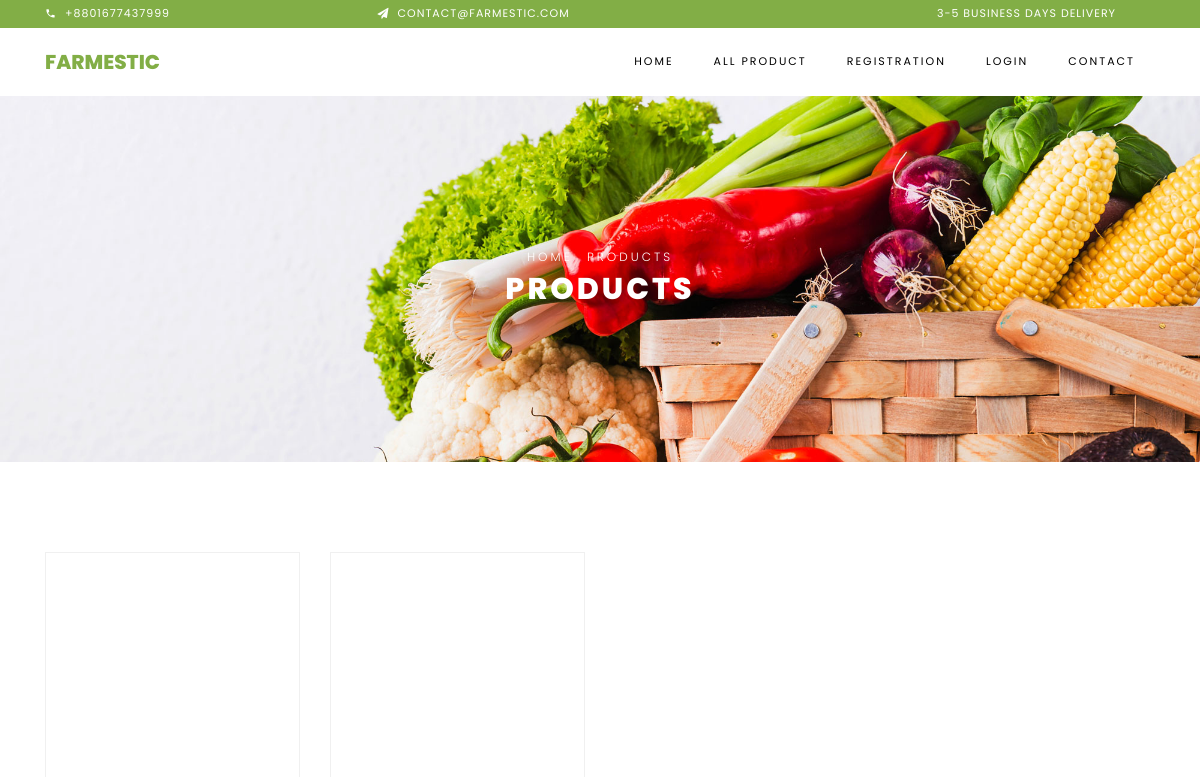
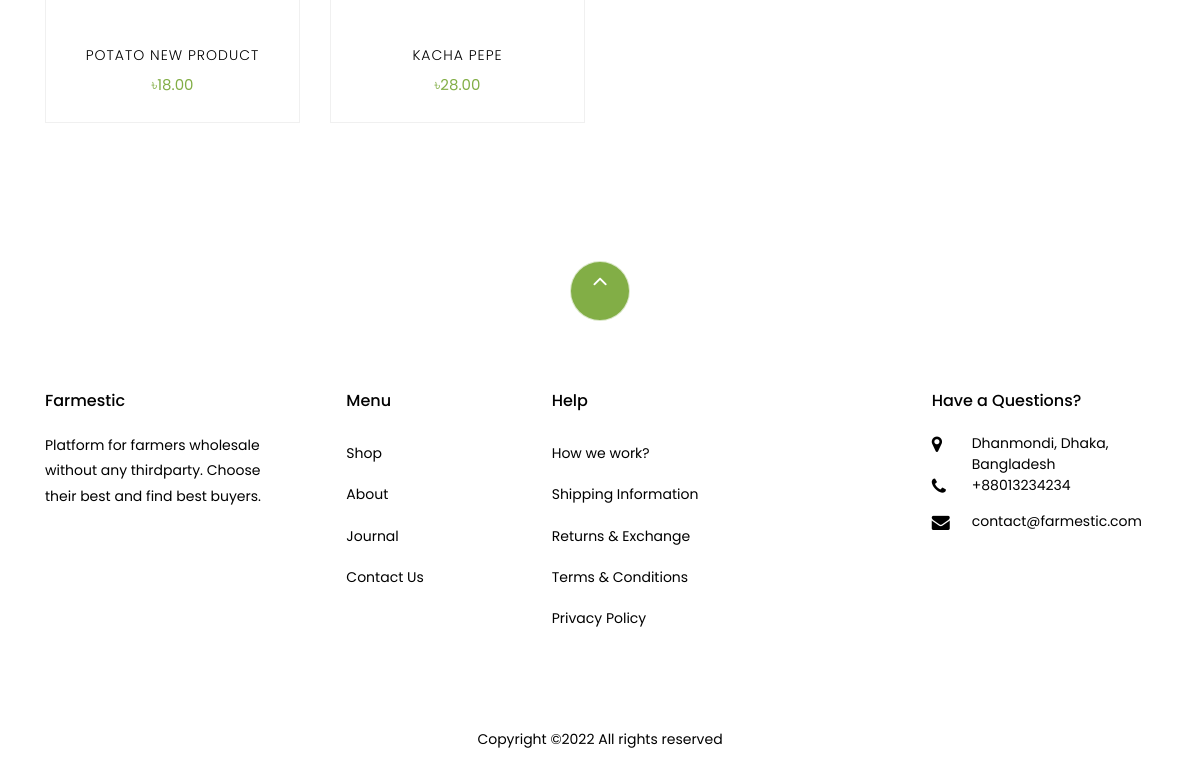
Page /all_products/ on the earlier database version (2 pictures, top to bottom).
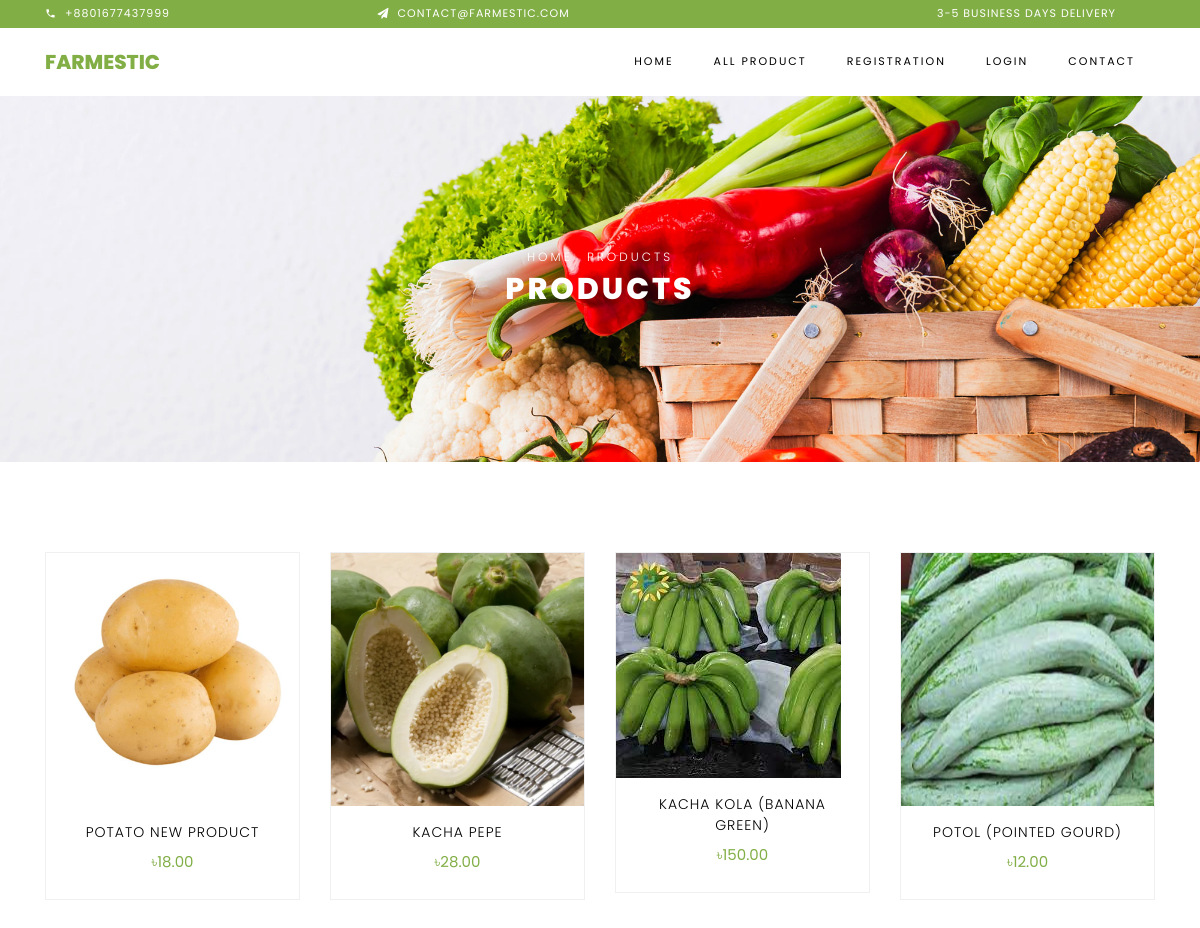
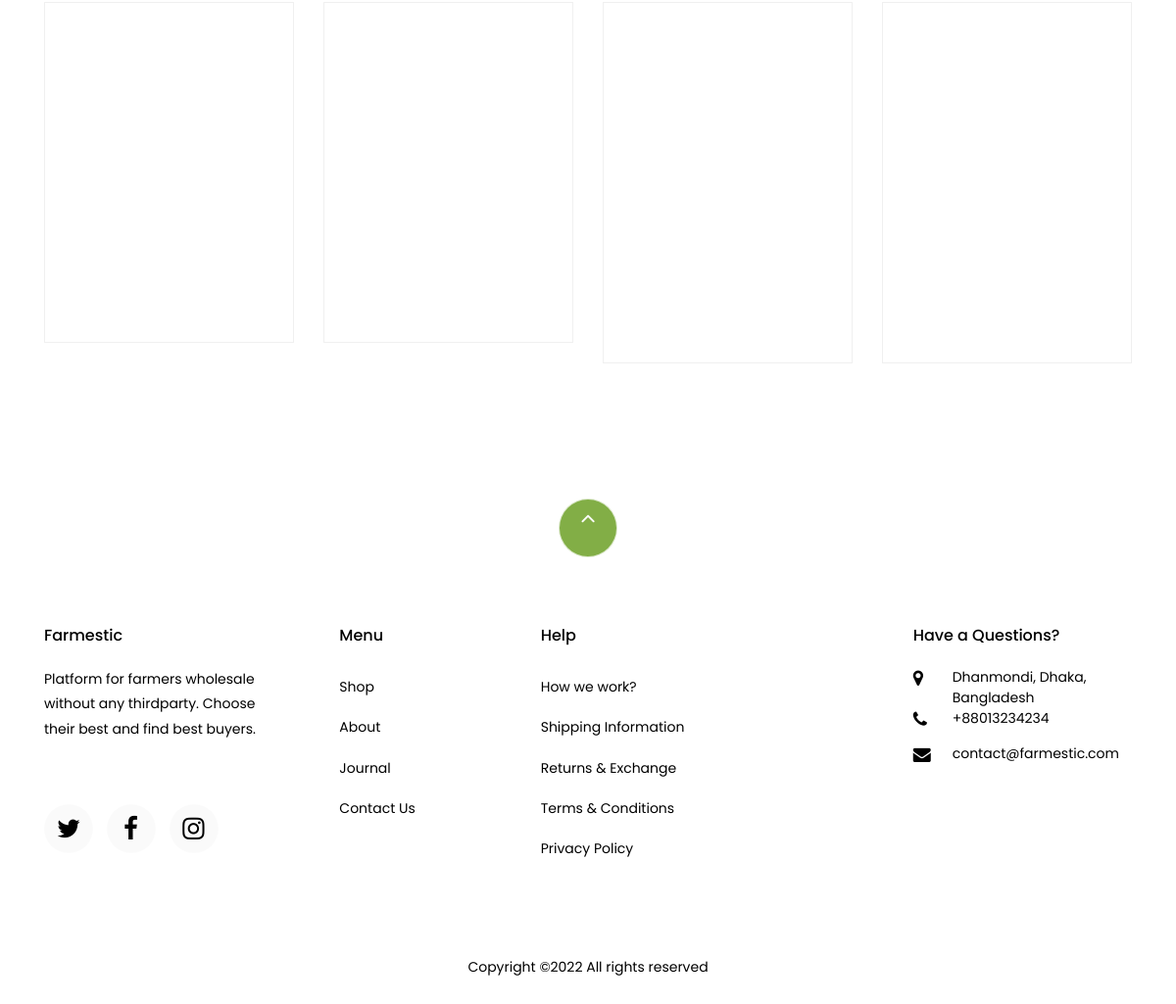
Same page on the later database version (2 pictures, top to bottom).
### home/models.py (models this page shows, shortened)
class Product(models.Model):
    category_choice=(
        ('Fruits','Fruits'),
        ('Vagetable','Vagetable'),
        ('Oil','Oil'),
        ('Rice','Rice'),
        ('Others','Others'),
    )
    category = models.CharField(max_length=60,choices=category_choice,null=True,blank=True)
    user = models.ForeignKey(User, on_delete=models.CASCADE, null=True, blank=True)
    name = models.CharField(max_length=100)
    price = models.DecimalField(max_digits=8, decimal_places=2)
    image = models.ImageField(upload_to='products')
    description = models.TextField()
    quantity = models.CharField(max_length=100,blank=True,null=True)
    date_added = models.DateField(auto_now_add=True)
    is_approved = models.BooleanField(default=False)

### home/views.py (the view)
# urls.py: path('all_products/', views.all_products, name='all_products'),
def all_products(request):
    product_list = Product.objects.filter(is_approved = True)
    paginator = Paginator(product_list, 12) # Show 25 contacts per page.
    page_number = request.GET.get('page')
    product = paginator.get_page(page_number)
    context = {
        'product': product,
    }
    return render(request, 'product/all_product.html',context)

### templates/product/all_product.html (shortened to what this page needs)
{% extends 'base.html' %}
{% load static %}
{% block content %}
<div class="hero-wrap hero-bread" style="background-image: url('{% static 'images/bg_1.jpg' %}');">
    <div class="container">
      <div class="row no-gutters slider-text align-items-center justify-content-center">
        <div class="col-md-9 ftco-animate text-center">
            <p class="breadcrumbs"><span class="mr-2"><a href="/">Home</a></span> <span>Products</span></p>
          <h1 class="mb-0 bread">Products</h1>
        </div>
      </div>
    </div>
  </div>
  <section class="ftco-section">
      <div class="container">
          <div class="row">
             {% if product %}
             {% for p in product %}
              <div class="col-md-6 col-lg-3 ftco-animate">
                  <div class="product">
                      <a href="{% url 'product_details' p.id %}" class="img-prod"><img class="img-fluid" src="{{p.image.url}}" alt="Colorlib Template">
                      </a>
                      <div class="text py-3 pb-4 px-3 text-center">
                          <h3><a href="{% url 'product_details' p.id %}">{{p.name}}</a></h3>
                          <div class="d-flex">
                              <div class="pricing">
                                  <p class="price"><span>৳{{p.price}}</span></p>
                              </div>
                          </div>
                      </div>
                  </div>
              </div>
              {% endfor %}
              {% endif %}
          </div>
      </div>
  </section>
{% endblock content %}

### templates/base.html (shortened to what this page needs)
{% load static %}
<!DOCTYPE html>
<html lang="en">
  <head>
    <link rel="stylesheet" href="{% static 'css/open-iconic-bootstrap.min.css' %}">
    <link rel="stylesheet" href="{% static 'css/animate.css' %}">
    <link rel="stylesheet" href="{% static 'css/owl.carousel.min.css' %}">
    <link rel="stylesheet" href="{% static 'css/owl.theme.default.min.css' %}">
    <link rel="stylesheet" href="{% static 'css/magnific-popup.css' %}">
    <link rel="stylesheet" href="{% static 'css/aos.css' %}">
    <link rel="stylesheet" href="{% static 'css/ionicons.min.css' %}">
    <link rel="stylesheet" href="{% static 'css/bootstrap-datepicker.css' %}">
    <link rel="stylesheet" href="{% static 'css/jquery.timepicker.css' %}">
    <link rel="stylesheet" href="{% static 'css/flaticon.css' %}">
    <link rel="stylesheet" href="{% static 'css/icomoon.css' %}">
    <link rel="stylesheet" href="{% static 'css/style.css' %}">
  </head>
  <body class="goto-here">
{% include 'includes/_header.html' %}
{% block content %}
{% endblock content %}
{% include 'includes/_footer.html' %}
    </body>
  </html>

### templates/includes/_header.html (shortened to what this page needs)
<div class="py-1 bg-primary">
    <div class="container">
        <div class="row no-gutters d-flex align-items-start align-items-center px-md-0">
            <div class="col-lg-12 d-block">
                <div class="row d-flex">
                    <div class="col-md pr-4 d-flex topper align-items-center">
                        <div class="icon mr-2 d-flex justify-content-center align-items-center"><span class="icon-phone2"></span></div>
                        <span class="text">+8801677437999</span>
                    </div>
                    <div class="col-md pr-4 d-flex topper align-items-center">
                        <div class="icon mr-2 d-flex justify-content-center align-items-center"><span class="icon-paper-plane"></span></div>
                        <span class="text">contact@farmestic.com</span>
                    </div>
                    <div class="col-md-5 pr-4 d-flex topper align-items-center text-lg-right">
                        <span class="text">3-5 Business days delivery</span>
                    </div>
                </div>
            </div>
        </div>
    </div>
</div>
<nav class="navbar navbar-expand-lg navbar-dark ftco_navbar bg-dark ftco-navbar-light" id="ftco-navbar">
    <div class="container">
      <a class="navbar-brand" href="/">Farmestic</a>
      <div class="collapse navbar-collapse" id="ftco-nav">
        <ul class="navbar-nav ml-auto">
          <li class="nav-item active"><a href="/" class="nav-link">Home</a></li>
          <li class="nav-item"><a href="{% url 'all_products' %}" class="nav-link">All Product</a></li>
        {% if user.is_authenticated %}
        <li class="nav-item"><a href="{% url 'post_product' %}" class="nav-link">Post Product</a></li>
        <li class="nav-item"><a href="{% url 'profile' %}" class="nav-link">Profile</a></li>
        <li class="nav-item"><a href="{% url 'logout' %}" class="nav-link">Logout</a></li>
        {% else %}
        <li class="nav-item"><a href="{% url 'registration' %}" class="nav-link">Registration</a></li>
        <li class="nav-item"><a href="{% url 'login' %}" class="nav-link">Login</a></li>
        {% endif %}
          <li class="nav-item"><a href="{% url 'contact' %}" class="nav-link">Contact</a></li>
        </ul>
      </div>
    </div>
  </nav>

### templates/includes/_footer.html (shortened to what this page needs)
<footer class="ftco-footer ftco-section">
    <div class="container">
        <div class="row">
            <div class="mouse">
                      <a href="#" class="mouse-icon">
                          <div class="mouse-wheel"><span class="ion-ios-arrow-up"></span></div>
                      </a>
                  </div>
        </div>
      <div class="row mb-5">
        <div class="col-md">
          <div class="ftco-footer-widget mb-4">
            <h2 class="ftco-heading-2">Farmestic</h2>
            <p>Platform for farmers wholesale without any thirdparty. Choose their best and find best buyers.</p>
            <ul class="ftco-footer-social list-unstyled float-md-left float-lft mt-5">
              <li class="ftco-animate"><a href="#"><span class="icon-twitter"></span></a></li>
              <li class="ftco-animate"><a href="#"><span class="icon-facebook"></span></a></li>
              <li class="ftco-animate"><a href="#"><span class="icon-instagram"></span></a></li>
            </ul>
          </div>
        </div>
        <div class="col-md">
          <div class="ftco-footer-widget mb-4 ml-md-5">
            <h2 class="ftco-heading-2">Menu</h2>
            <ul class="list-unstyled">
              <li><a href="#" class="py-2 d-block">Shop</a></li>
              <li><a href="#" class="py-2 d-block">About</a></li>
              <li><a href="#" class="py-2 d-block">Journal</a></li>
              <li><a href="{% url 'contact' %}" class="py-2 d-block">Contact Us</a></li>
            </ul>
          </div>
        </div>
        <div class="col-md-4">
           <div class="ftco-footer-widget mb-4">
            <h2 class="ftco-heading-2">Help</h2>
            <div class="d-flex">
                <ul class="list-unstyled mr-l-5 pr-l-3 mr-4">
                  <li><a href="#" class="py-2 d-block">How we work?</a></li>
                  <li><a href="#" class="py-2 d-block">Shipping Information</a></li>
                  <li><a href="#" class="py-2 d-block">Returns &amp; Exchange</a></li>
                  <li><a href="#" class="py-2 d-block">Terms &amp; Conditions</a></li>
                  <li><a href="#" class="py-2 d-block">Privacy Policy</a></li>
                </ul>
              </div>
          </div>
        </div>
        <div class="col-md">
          <div class="ftco-footer-widget mb-4">
              <h2 class="ftco-heading-2">Have a Questions?</h2>
              <div class="block-23 mb-3">
                <ul>
                  <li><span class="icon icon-map-marker"></span><span class="text">Dhanmondi, Dhaka, Bangladesh</span></li>
                  <li><a href="#"><span class="icon icon-phone"></span><span class="text">+88013234234</span></a></li>
                  <li><a href="#"><span class="icon icon-envelope"></span><span class="text">contact@farmestic.com</span></a></li>
                </ul>
              </div>
          </div>
        </div>
      </div>
      <div class="row">
        <div class="col-md-12 text-center">
          <p>
                        Copyright &copy;<script>document.write(new Date().getFullYear());</script> All rights reserved</a>
                      </p>
        </div>
      </div>
    </div>
  </footer>

### farmestic/static/css/icomoon.css (style rules this page uses)
[class^="icon-"], [class*=" icon-"] { font-family: 'icomoon' !important; speak: none; font-style: normal; font-weight: normal; font-variant: normal; text-transform: none; line-height: 1; -webkit-font-smoothing: antialiased; -moz-osx-font-smoothing: grayscale; }
.icon-map-marker:before { content: "\f041"; }
.icon-phone:before { content: "\f095"; }
.icon-twitter:before { content: "\f099"; }
.icon-facebook:before { content: "\f09a"; }
.icon-envelope:before { content: "\f0e0"; }
.icon-instagram:before { content: "\f16d"; }
.icon-paper-plane:before { content: "\f1d8"; }
.icon-phone2:before { content: "\e0cd"; }

Differences in the rows shown:
added Product: image (picture), name "KACHA KOLA (BANANA GREEN)", price "150.00"
added Product: image (picture), name "POTOL (POINTED GOURD)", price "12.00"
